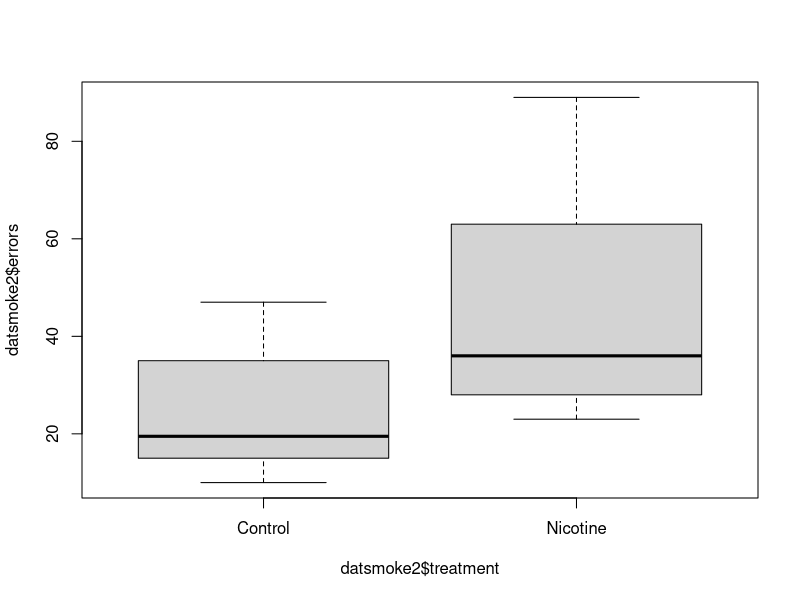
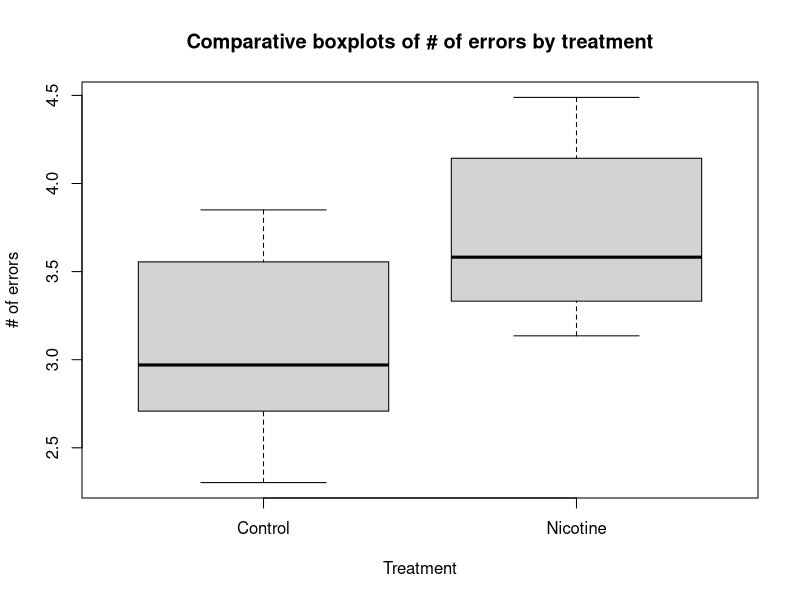
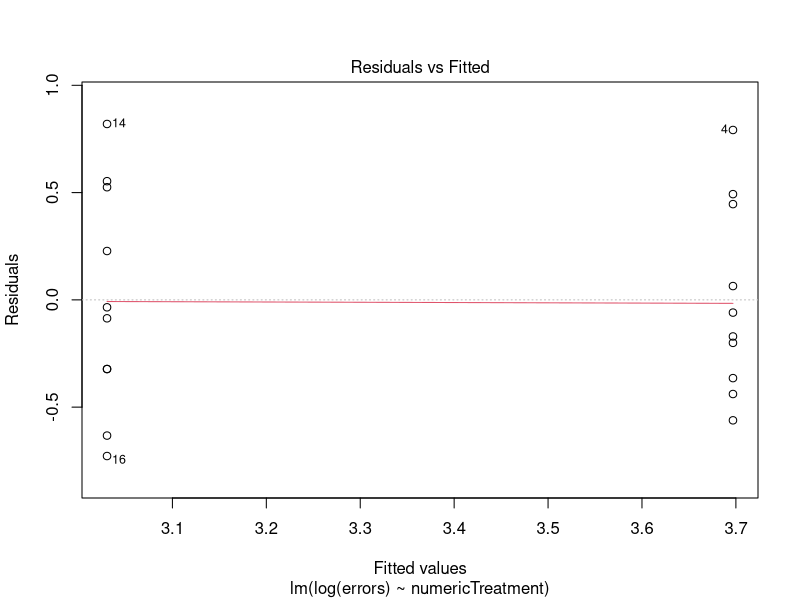
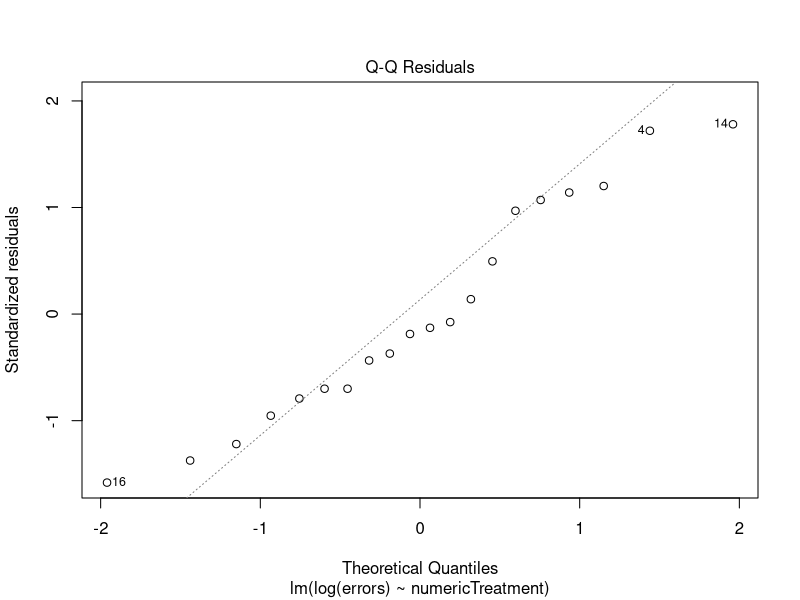
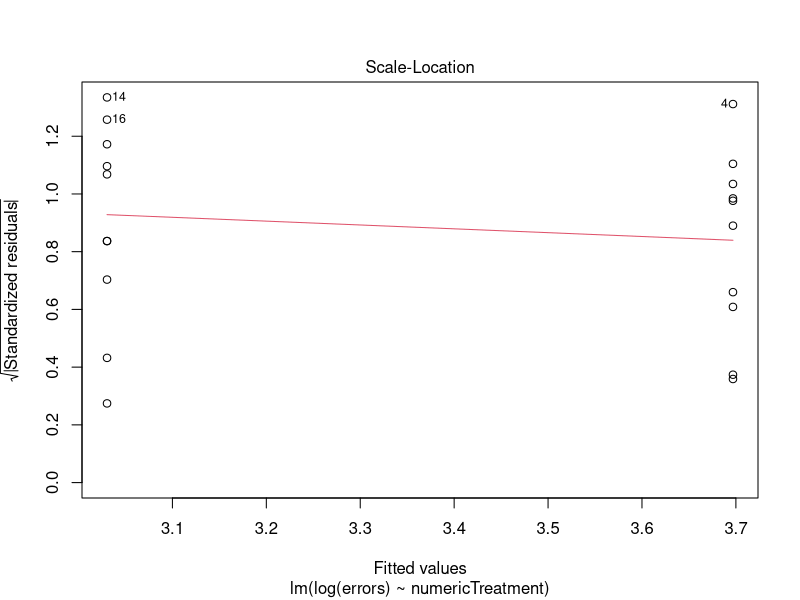
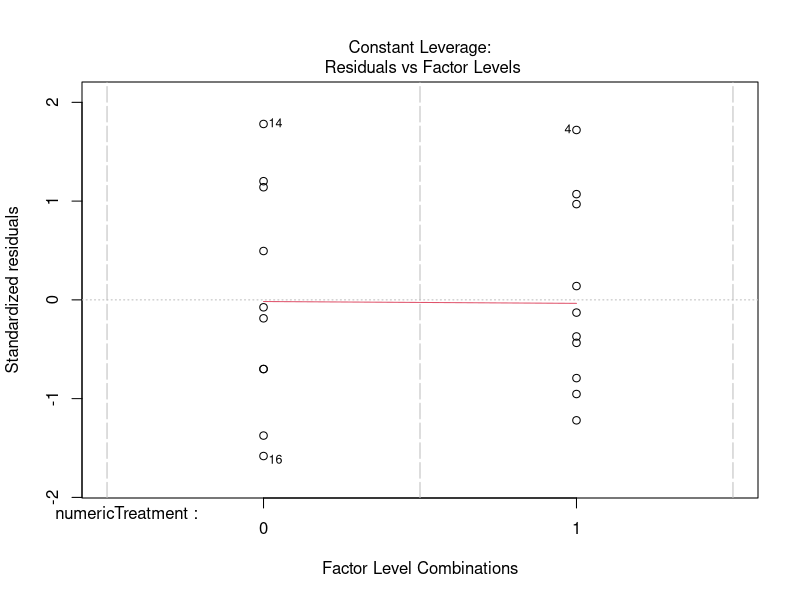
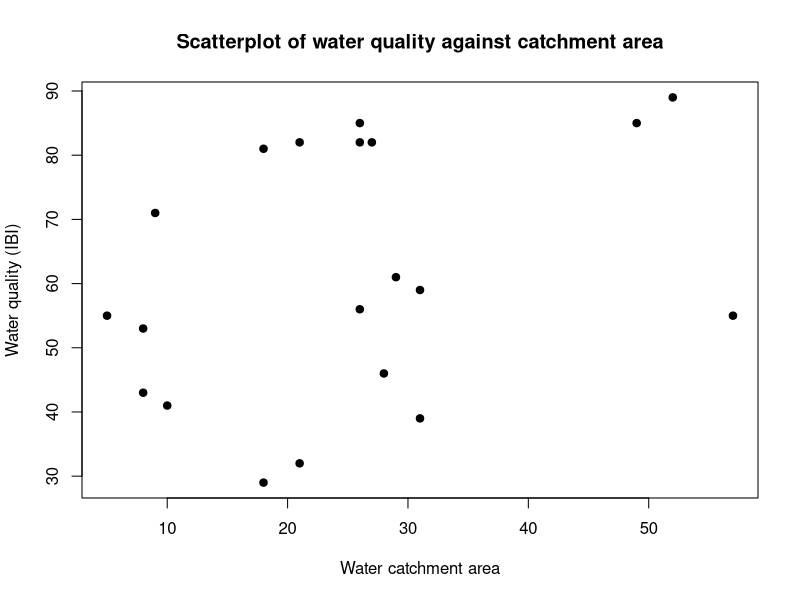
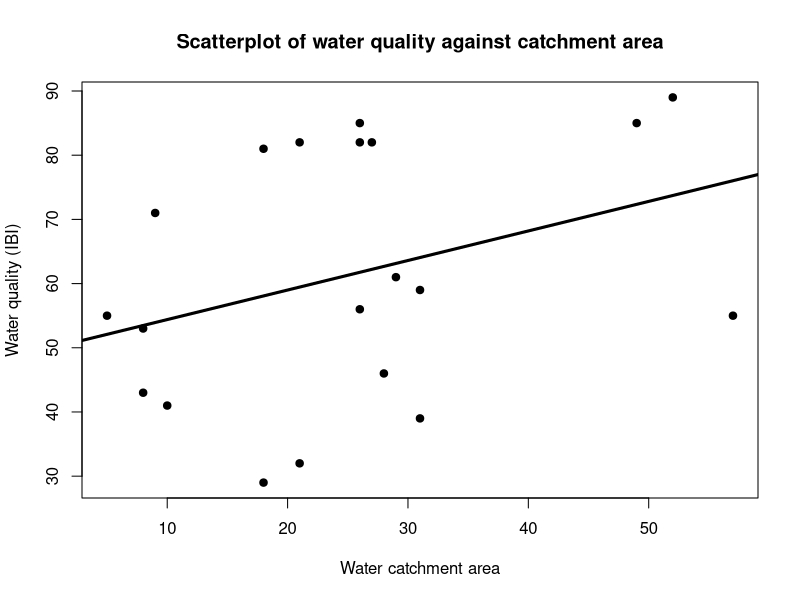

Write the R code that produced these figures, in order.
###########
## Session 3: Linear Regression
###########
# library(car)
rm(list = ls())
## Question 1a 
rm(list = ls())
datsmoke <- read.csv("data/smokePregnant.csv", header = T)

## Question 1b
datsmoke2 <- data.frame(errors=c(datsmoke$Nicotine,datsmoke$Control), treatment=rep(c("Nicotine","Control"),each=nrow(datsmoke)))
# library(reshape); dat2 <- melt(dat)

## Question 1c
## We previously saw that a log transformation helped
boxplot(datsmoke2$errors ~ datsmoke2$treatment)

boxplot(log(datsmoke2$errors) ~ datsmoke2$treatment, main = "Comparative boxplots of # of errors by treatment", ylab = "# of errors", xlab = "Treatment")
## Better

fit.smoke=lm(log(errors)~as.factor(treatment),data=datsmoke2)
summary(fit.smoke)


## Question 1d
datsmoke2$numericTreatment <- factor(rep(c(1,0), each=nrow(datsmoke)))
fit.smoke1 <- lm(log(errors) ~ numericTreatment, data = datsmoke2)
summary(fit.smoke1)

t.test(log(datsmoke$Nicotine), log(datsmoke$Control), var.equal=T)

## Question 1e
## Observations are independent; random sample of GPs and and random allocation of treatments
## observations are normally distributed with same variance in both groups
## Straight line relationship but this is not a concern here since there are only two x-values

plot(fit.smoke1)

## Question 2a

#catchment <- c(29,49,28,8,57,9,31,10,21,26,31,52,21,8,18,5,18,26,27,26)
#quality <- c(61,85,46,53,55,71,59,41,82,56,39,89,32,43,29,55,81,82,82,85)
#write.table(data.frame(catchment, quality), file = "waterQual.txt", row.names = F)
#dat <- read.table(file = "waterQual.txt", header = T)

datqual <- read.csv("data/waterQual.csv", header = T)
head(datqual)


## Question 2b-c
## Inference; estimating a parameter i.e., slope of regression line for quality regressed against catchment area
## Two variables; both quantitative continuous

## Question 2d
plot(datqual$catchment, datqual$quality, xlab="Water catchment area", ylab="Water quality (IBI)", pch=19, main = "Scatterplot of water quality against catchment area")

## Question 2e
## Use linear regression, the slope describes the strength of the relationship. 
fit.qual1 <- lm(quality ~ catchment, data = datqual)
summary(fit.qual1)


plot(datqual$catchment, datqual$quality, xlab="Water catchment area", ylab="Water quality (IBI)", pch=19, main = "Scatterplot of water quality against catchment area")

abline(fit.qual1, lwd = 3)

## Question 2f
summary(fit.qual1)
confint(fit.qual1)

## Question 2g
## Observations were independent; random sampling of creek locations
## Residuals are normally distributed with same variance for each value of catchment area (predictor)
## Straight line relationship between water quality and catchment area


plot(fit.qual1)








## construct residual plot, add 0 line
plot(fit.qual1$fit, fit.qual1$res, xlab="Fitted values", ylab="Residuals", lwd=3, pch=19)
abline(0,0,lwd=3)
## construct qq plot
qqnorm(fit.qual1$res, lwd=3, pch=19, main="Normal quantile plot for water quality data", ylab="Regression residuals")
qqline(fit.qual1$res)
     
#par(mfrow = c(2,2))
plot(fit.qual1)

###############


